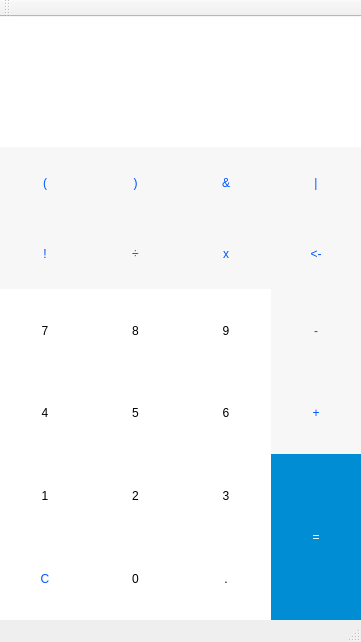
<?xml version="1.0" encoding="UTF-8"?>
<ui version="4.0">
 <class>MainWindow</class>
 <widget class="QMainWindow" name="MainWindow">
  <property name="geometry">
   <rect>
    <x>0</x>
    <y>0</y>
    <width>361</width>
    <height>642</height>
   </rect>
  </property>
  <property name="windowTitle">
   <string>MainWindow</string>
  </property>
  <widget class="QWidget" name="centralWidget">
   <layout class="QGridLayout" name="gridLayout" rowstretch="5,6,6,6,7,7,7,7">
    <property name="leftMargin">
     <number>0</number>
    </property>
    <property name="topMargin">
     <number>0</number>
    </property>
    <property name="rightMargin">
     <number>0</number>
    </property>
    <property name="bottomMargin">
     <number>0</number>
    </property>
    <property name="spacing">
     <number>0</number>
    </property>
    <item row="0" column="0" colspan="4">
     <widget class="QLineEdit" name="lineEdit_2">
      <property name="sizePolicy">
       <sizepolicy hsizetype="Expanding" vsizetype="Expanding">
        <horstretch>0</horstretch>
        <verstretch>0</verstretch>
       </sizepolicy>
      </property>
      <property name="styleSheet">
       <string notr="true">font: 16pt &quot;Arial Unicode MS&quot;;
border:0;
color: rgb(147, 147, 147);</string>
      </property>
      <property name="text">
       <string/>
      </property>
     </widget>
    </item>
    <item row="1" column="0" colspan="4">
     <widget class="QLineEdit" name="lineEdit">
      <property name="sizePolicy">
       <sizepolicy hsizetype="Expanding" vsizetype="Expanding">
        <horstretch>0</horstretch>
        <verstretch>0</verstretch>
       </sizepolicy>
      </property>
      <property name="styleSheet">
       <string notr="true">font: 24pt &quot;Arial Unicode MS&quot;;
border:0;</string>
      </property>
     </widget>
    </item>
    <item row="2" column="0">
     <widget class="QPushButton" name="pushButton_21">
      <property name="sizePolicy">
       <sizepolicy hsizetype="Expanding" vsizetype="Expanding">
        <horstretch>0</horstretch>
        <verstretch>0</verstretch>
       </sizepolicy>
      </property>
      <property name="styleSheet">
       <string notr="true">QPushButton {
	background-color: rgb(247, 247, 247);
	border:0;
	font: 14pt &quot;Arial Unicode MS&quot;;
	color: rgb(0, 85, 255);
}
QPushButton:hover{
	background-color: rgb(243, 243, 243);
}
QPushButton:pressed{
	background-color: rgb(226, 226, 226);
}</string>
      </property>
      <property name="text">
       <string>(</string>
      </property>
     </widget>
    </item>
    <item row="2" column="1">
     <widget class="QPushButton" name="pushButton_22">
      <property name="sizePolicy">
       <sizepolicy hsizetype="Expanding" vsizetype="Expanding">
        <horstretch>0</horstretch>
        <verstretch>0</verstretch>
       </sizepolicy>
      </property>
      <property name="styleSheet">
       <string notr="true">QPushButton {
	background-color: rgb(247, 247, 247);
	border:0;
	font: 14pt &quot;Arial Unicode MS&quot;;
	color: rgb(0, 85, 255);
}
QPushButton:hover{
	background-color: rgb(243, 243, 243);
}
QPushButton:pressed{
	background-color: rgb(226, 226, 226);
}</string>
      </property>
      <property name="text">
       <string>)</string>
      </property>
     </widget>
    </item>
    <item row="2" column="2">
     <widget class="QPushButton" name="pushButton_19">
      <property name="sizePolicy">
       <sizepolicy hsizetype="Expanding" vsizetype="Expanding">
        <horstretch>0</horstretch>
        <verstretch>0</verstretch>
       </sizepolicy>
      </property>
      <property name="styleSheet">
       <string notr="true">QPushButton {
	background-color: rgb(247, 247, 247);
	border:0;
	font: 14pt &quot;Arial Unicode MS&quot;;
	color: rgb(0, 85, 255);
}
QPushButton:hover{
	background-color: rgb(243, 243, 243);
}
QPushButton:pressed{
	background-color: rgb(226, 226, 226);
}</string>
      </property>
      <property name="text">
       <string>&amp;&amp;</string>
      </property>
     </widget>
    </item>
    <item row="2" column="3">
     <widget class="QPushButton" name="pushButton_20">
      <property name="sizePolicy">
       <sizepolicy hsizetype="Expanding" vsizetype="Expanding">
        <horstretch>0</horstretch>
        <verstretch>0</verstretch>
       </sizepolicy>
      </property>
      <property name="styleSheet">
       <string notr="true">QPushButton {
	background-color: rgb(247, 247, 247);
	border:0;
	font: 14pt &quot;Arial Unicode MS&quot;;
	color: rgb(0, 85, 255);
}
QPushButton:hover{
	background-color: rgb(243, 243, 243);
}
QPushButton:pressed{
	background-color: rgb(226, 226, 226);
}</string>
      </property>
      <property name="text">
       <string>|</string>
      </property>
     </widget>
    </item>
    <item row="3" column="0">
     <widget class="QPushButton" name="pushButton_18">
      <property name="sizePolicy">
       <sizepolicy hsizetype="Expanding" vsizetype="Expanding">
        <horstretch>0</horstretch>
        <verstretch>0</verstretch>
       </sizepolicy>
      </property>
      <property name="styleSheet">
       <string notr="true">QPushButton {
	background-color: rgb(247, 247, 247);
	border:0;
	font: 14pt &quot;Arial Unicode MS&quot;;
	color: rgb(0, 85, 255);
}
QPushButton:hover{
	background-color: rgb(243, 243, 243);
}
QPushButton:pressed{
	background-color: rgb(226, 226, 226);
}</string>
      </property>
      <property name="text">
       <string>!</string>
      </property>
     </widget>
    </item>
    <item row="3" column="1">
     <widget class="QPushButton" name="pushButton_16">
      <property name="sizePolicy">
       <sizepolicy hsizetype="Expanding" vsizetype="Expanding">
        <horstretch>0</horstretch>
        <verstretch>0</verstretch>
       </sizepolicy>
      </property>
      <property name="styleSheet">
       <string notr="true">QPushButton {
	background-color: rgb(247, 247, 247);
	border:0;
	font: 21pt &quot;Arial Unicode MS&quot;;
	color: rgb(0, 85, 255);
}
QPushButton:hover{
	background-color: rgb(238, 238, 238);
}
QPushButton:pressed{
	background-color: rgb(226, 226, 226);
}</string>
      </property>
      <property name="text">
       <string>÷</string>
      </property>
     </widget>
    </item>
    <item row="3" column="2">
     <widget class="QPushButton" name="pushButton_15">
      <property name="sizePolicy">
       <sizepolicy hsizetype="Expanding" vsizetype="Expanding">
        <horstretch>0</horstretch>
        <verstretch>0</verstretch>
       </sizepolicy>
      </property>
      <property name="styleSheet">
       <string notr="true">QPushButton {
	background-color: rgb(247, 247, 247);
	border:0;
	font: 17pt &quot;Arial Unicode MS&quot;;
	color: rgb(0, 85, 255);
}
QPushButton:hover{
	background-color: rgb(243, 243, 243);
}
QPushButton:pressed{
	background-color: rgb(226, 226, 226);
}</string>
      </property>
      <property name="text">
       <string>x</string>
      </property>
     </widget>
    </item>
    <item row="3" column="3">
     <widget class="QPushButton" name="pushButton_17">
      <property name="sizePolicy">
       <sizepolicy hsizetype="Minimum" vsizetype="Expanding">
        <horstretch>0</horstretch>
        <verstretch>0</verstretch>
       </sizepolicy>
      </property>
      <property name="styleSheet">
       <string notr="true">QPushButton {
	background-color: rgb(247, 247, 247);
	border:0;
	font: 14pt &quot;Arial Unicode MS&quot;;
	color: rgb(0, 85, 255);
}
QPushButton:hover{
	background-color: rgb(243, 243, 243);
}
QPushButton:pressed{
	background-color: rgb(226, 226, 226);
}</string>
      </property>
      <property name="text">
       <string>&lt;-</string>
      </property>
     </widget>
    </item>
    <item row="4" column="0">
     <widget class="QPushButton" name="pushButton_7">
      <property name="sizePolicy">
       <sizepolicy hsizetype="Expanding" vsizetype="Expanding">
        <horstretch>0</horstretch>
        <verstretch>0</verstretch>
       </sizepolicy>
      </property>
      <property name="styleSheet">
       <string notr="true">QPushButton {
	background-color: rgb(255, 255, 255);
	border:none;
	font: 14pt &quot;Arial Unicode MS&quot;;
}
QPushButton:hover{
	background-color: rgb(243, 243, 243);
}
QPushButton:pressed{
	background-color: rgb(226, 226, 226);
}</string>
      </property>
      <property name="text">
       <string>7</string>
      </property>
     </widget>
    </item>
    <item row="4" column="1">
     <widget class="QPushButton" name="pushButton_8">
      <property name="sizePolicy">
       <sizepolicy hsizetype="Expanding" vsizetype="Expanding">
        <horstretch>0</horstretch>
        <verstretch>0</verstretch>
       </sizepolicy>
      </property>
      <property name="styleSheet">
       <string notr="true">QPushButton {
	background-color: rgb(255, 255, 255);
	border:none;
	font: 14pt &quot;Arial Unicode MS&quot;;
}
QPushButton:hover{
	background-color: rgb(243, 243, 243);
}
QPushButton:pressed{
	background-color: rgb(226, 226, 226);
}</string>
      </property>
      <property name="text">
       <string>8</string>
      </property>
     </widget>
    </item>
    <item row="4" column="2">
     <widget class="QPushButton" name="pushButton_9">
      <property name="sizePolicy">
       <sizepolicy hsizetype="Expanding" vsizetype="Expanding">
        <horstretch>0</horstretch>
        <verstretch>0</verstretch>
       </sizepolicy>
      </property>
      <property name="styleSheet">
       <string notr="true">QPushButton {
	background-color: rgb(255, 255, 255);
	border:none;
	font: 14pt &quot;Arial Unicode MS&quot;;
}
QPushButton:hover{
	background-color: rgb(243, 243, 243);
}
QPushButton:pressed{
	background-color: rgb(226, 226, 226);
}</string>
      </property>
      <property name="text">
       <string>9</string>
      </property>
     </widget>
    </item>
    <item row="4" column="3">
     <widget class="QPushButton" name="pushButton_14">
      <property name="sizePolicy">
       <sizepolicy hsizetype="Expanding" vsizetype="Expanding">
        <horstretch>0</horstretch>
        <verstretch>0</verstretch>
       </sizepolicy>
      </property>
      <property name="styleSheet">
       <string notr="true">QPushButton {
	background-color: rgb(247, 247, 247);
	border:0;
	font: 20pt &quot;Arial Unicode MS&quot;;
	color: rgb(0, 85, 255);
}
QPushButton:hover{
	background-color: rgb(243, 243, 243);
}
QPushButton:pressed{
	background-color: rgb(226, 226, 226);
}</string>
      </property>
      <property name="text">
       <string>-</string>
      </property>
     </widget>
    </item>
    <item row="5" column="0">
     <widget class="QPushButton" name="pushButton_4">
      <property name="enabled">
       <bool>true</bool>
      </property>
      <property name="sizePolicy">
       <sizepolicy hsizetype="Expanding" vsizetype="Expanding">
        <horstretch>0</horstretch>
        <verstretch>0</verstretch>
       </sizepolicy>
      </property>
      <property name="styleSheet">
       <string notr="true">QPushButton {
	background-color: rgb(255, 255, 255);
border:none;
	font: 14pt &quot;Arial Unicode MS&quot;;
}
QPushButton:hover{
	background-color: rgb(243, 243, 243);
}
QPushButton:pressed{
	background-color: rgb(226, 226, 226);
}</string>
      </property>
      <property name="text">
       <string>4</string>
      </property>
      <property name="default">
       <bool>false</bool>
      </property>
     </widget>
    </item>
    <item row="5" column="1">
     <widget class="QPushButton" name="pushButton_5">
      <property name="sizePolicy">
       <sizepolicy hsizetype="Expanding" vsizetype="Expanding">
        <horstretch>0</horstretch>
        <verstretch>0</verstretch>
       </sizepolicy>
      </property>
      <property name="styleSheet">
       <string notr="true">QPushButton {
	background-color: rgb(255, 255, 255);
	border:none;
	font: 14pt &quot;Arial Unicode MS&quot;;
}
QPushButton:hover{
	background-color: rgb(243, 243, 243);
}
QPushButton:pressed{
	background-color: rgb(226, 226, 226);
}</string>
      </property>
      <property name="text">
       <string>5</string>
      </property>
      <property name="autoDefault">
       <bool>false</bool>
      </property>
      <property name="default">
       <bool>false</bool>
      </property>
     </widget>
    </item>
    <item row="5" column="2">
     <widget class="QPushButton" name="pushButton_6">
      <property name="sizePolicy">
       <sizepolicy hsizetype="Expanding" vsizetype="Expanding">
        <horstretch>0</horstretch>
        <verstretch>0</verstretch>
       </sizepolicy>
      </property>
      <property name="styleSheet">
       <string notr="true">QPushButton {
	background-color: rgb(255, 255, 255);
	border:none;
	font: 14pt &quot;Arial Unicode MS&quot;;
}
QPushButton:hover{
	background-color: rgb(243, 243, 243);
}
QPushButton:pressed{
	background-color: rgb(226, 226, 226);
}</string>
      </property>
      <property name="text">
       <string>6</string>
      </property>
     </widget>
    </item>
    <item row="5" column="3">
     <widget class="QPushButton" name="pushButton_13">
      <property name="sizePolicy">
       <sizepolicy hsizetype="Expanding" vsizetype="Expanding">
        <horstretch>0</horstretch>
        <verstretch>0</verstretch>
       </sizepolicy>
      </property>
      <property name="styleSheet">
       <string notr="true">QPushButton {
	background-color: rgb(247, 247, 247);
	border:0;
	font: 17pt &quot;Arial Unicode MS&quot;;
	color: rgb(0, 85, 255);
}
QPushButton:hover{
	background-color: rgb(243, 243, 243);
}
QPushButton:pressed{
	background-color: rgb(226, 226, 226);
}</string>
      </property>
      <property name="text">
       <string>+</string>
      </property>
     </widget>
    </item>
    <item row="6" column="0">
     <widget class="QPushButton" name="pushButton_23">
      <property name="sizePolicy">
       <sizepolicy hsizetype="Expanding" vsizetype="Expanding">
        <horstretch>0</horstretch>
        <verstretch>0</verstretch>
       </sizepolicy>
      </property>
      <property name="styleSheet">
       <string notr="true">QPushButton {
	background-color: rgb(255, 255, 255);
	border:0;
	font: 14pt &quot;Arial Unicode MS&quot;;
}
QPushButton:hover{
	background-color: rgb(243, 243, 243);
}
QPushButton:pressed{
	background-color: rgb(226, 226, 226);
}</string>
      </property>
      <property name="text">
       <string>1</string>
      </property>
     </widget>
    </item>
    <item row="6" column="1">
     <widget class="QPushButton" name="pushButton_2">
      <property name="sizePolicy">
       <sizepolicy hsizetype="Expanding" vsizetype="Expanding">
        <horstretch>0</horstretch>
        <verstretch>0</verstretch>
       </sizepolicy>
      </property>
      <property name="styleSheet">
       <string notr="true">QPushButton {
	background-color: rgb(255, 255, 255);
	border:none;
	font: 14pt &quot;Arial Unicode MS&quot;;
}
QPushButton:hover{
	background-color: rgb(243, 243, 243);
}
QPushButton:pressed{
	background-color: rgb(226, 226, 226);
}</string>
      </property>
      <property name="text">
       <string>2</string>
      </property>
     </widget>
    </item>
    <item row="6" column="2">
     <widget class="QPushButton" name="pushButton_3">
      <property name="sizePolicy">
       <sizepolicy hsizetype="Expanding" vsizetype="Expanding">
        <horstretch>0</horstretch>
        <verstretch>0</verstretch>
       </sizepolicy>
      </property>
      <property name="styleSheet">
       <string notr="true">QPushButton {
	background-color: rgb(255, 255, 255);
	border:0;
	font: 14pt &quot;Arial Unicode MS&quot;;
}
QPushButton:hover{
	background-color: rgb(243, 243, 243);
}
QPushButton:pressed{
	background-color: rgb(226, 226, 226);
}</string>
      </property>
      <property name="text">
       <string>3</string>
      </property>
     </widget>
    </item>
    <item row="6" column="3" rowspan="2">
     <widget class="QPushButton" name="pushButton_12">
      <property name="sizePolicy">
       <sizepolicy hsizetype="Expanding" vsizetype="Expanding">
        <horstretch>0</horstretch>
        <verstretch>0</verstretch>
       </sizepolicy>
      </property>
      <property name="styleSheet">
       <string notr="true">QPushButton {
	background-color: rgb(0, 141, 212);
	border:0;
	font: 17pt &quot;Arial Unicode MS&quot;;
	color:white;
}
QPushButton:hover{
	background-color: rgb(0, 154, 231);
}
QPushButton:pressed{
	background-color: rgb(0, 125, 188);
}</string>
      </property>
      <property name="text">
       <string>=</string>
      </property>
     </widget>
    </item>
    <item row="7" column="0">
     <widget class="QPushButton" name="pushButton_10">
      <property name="sizePolicy">
       <sizepolicy hsizetype="Expanding" vsizetype="Expanding">
        <horstretch>0</horstretch>
        <verstretch>0</verstretch>
       </sizepolicy>
      </property>
      <property name="styleSheet">
       <string notr="true">QPushButton {
	background-color: rgb(255, 255, 255);
	border:0;
	font: 14pt &quot;Arial Unicode MS&quot;;
	color: rgb(0, 85, 255);
}
QPushButton:hover{
	background-color: rgb(243, 243, 243);
}
QPushButton:pressed{
	background-color: rgb(226, 226, 226);
}</string>
      </property>
      <property name="text">
       <string>C</string>
      </property>
     </widget>
    </item>
    <item row="7" column="1">
     <widget class="QPushButton" name="pushButton">
      <property name="sizePolicy">
       <sizepolicy hsizetype="Expanding" vsizetype="Expanding">
        <horstretch>0</horstretch>
        <verstretch>0</verstretch>
       </sizepolicy>
      </property>
      <property name="styleSheet">
       <string notr="true">QPushButton {
	background-color: rgb(255, 255, 255);
	border: 0;
	font: 14pt &quot;Arial Unicode MS&quot;;
}
QPushButton:hover{
	background-color: rgb(243, 243, 243);
}
QPushButton:pressed{
	background-color: rgb(226, 226, 226);
}</string>
      </property>
      <property name="text">
       <string>0</string>
      </property>
     </widget>
    </item>
    <item row="7" column="2">
     <widget class="QPushButton" name="pushButton_11">
      <property name="sizePolicy">
       <sizepolicy hsizetype="Expanding" vsizetype="Expanding">
        <horstretch>0</horstretch>
        <verstretch>0</verstretch>
       </sizepolicy>
      </property>
      <property name="styleSheet">
       <string notr="true">QPushButton {
	background-color: rgb(255, 255, 255);
	border:0px;
	font: 14pt &quot;Arial Unicode MS&quot;;
}
QPushButton:hover{
	background-color: rgb(243, 243, 243);
}
QPushButton:pressed{
	background-color: rgb(226, 226, 226);
}</string>
      </property>
      <property name="text">
       <string>.</string>
      </property>
     </widget>
    </item>
   </layout>
  </widget>
  <widget class="QMenuBar" name="menuBar">
   <property name="geometry">
    <rect>
     <x>0</x>
     <y>0</y>
     <width>361</width>
     <height>18</height>
    </rect>
   </property>
  </widget>
  <widget class="QToolBar" name="mainToolBar">
   <attribute name="toolBarArea">
    <enum>TopToolBarArea</enum>
   </attribute>
   <attribute name="toolBarBreak">
    <bool>false</bool>
   </attribute>
  </widget>
  <widget class="QStatusBar" name="statusBar"/>
 </widget>
 <layoutdefault spacing="6" margin="11"/>
 <resources/>
 <connections/>
</ui>
